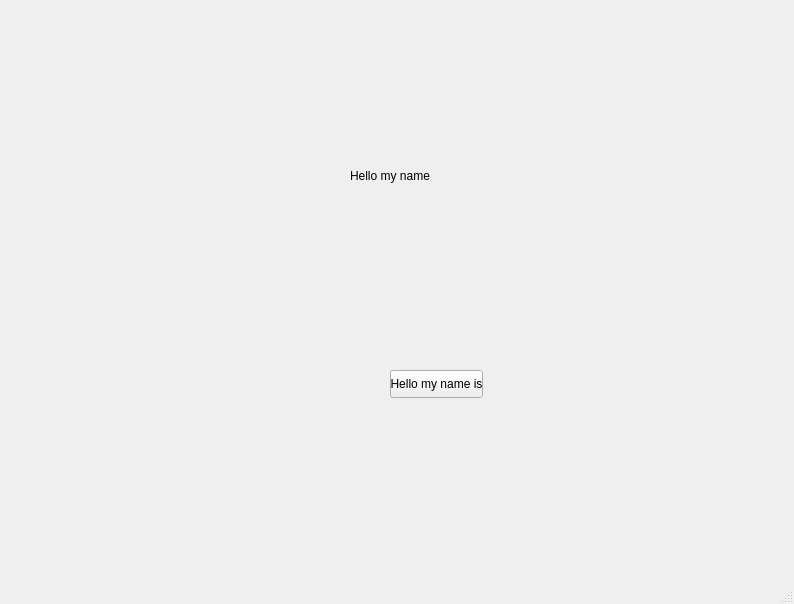
<?xml version="1.0" encoding="UTF-8"?>
<ui version="4.0">
 <class>MainWindow</class>
 <widget class="QMainWindow" name="MainWindow">
  <property name="geometry">
   <rect>
    <x>0</x>
    <y>0</y>
    <width>794</width>
    <height>604</height>
   </rect>
  </property>
  <property name="windowTitle">
   <string>MainWindow</string>
  </property>
  <widget class="QWidget" name="centralwidget">
   <widget class="QPushButton" name="pushButton">
    <property name="geometry">
     <rect>
      <x>390</x>
      <y>370</y>
      <width>93</width>
      <height>28</height>
     </rect>
    </property>
    <property name="text">
     <string>Hello my name is</string>
    </property>
   </widget>
   <widget class="QLabel" name="label">
    <property name="geometry">
     <rect>
      <x>350</x>
      <y>120</y>
      <width>221</width>
      <height>111</height>
     </rect>
    </property>
    <property name="text">
     <string>Hello my name</string>
    </property>
   </widget>
  </widget>
  <widget class="QMenuBar" name="menubar">
   <property name="geometry">
    <rect>
     <x>0</x>
     <y>0</y>
     <width>794</width>
     <height>26</height>
    </rect>
   </property>
  </widget>
  <widget class="QStatusBar" name="statusbar"/>
 </widget>
 <resources/>
 <connections/>
</ui>
